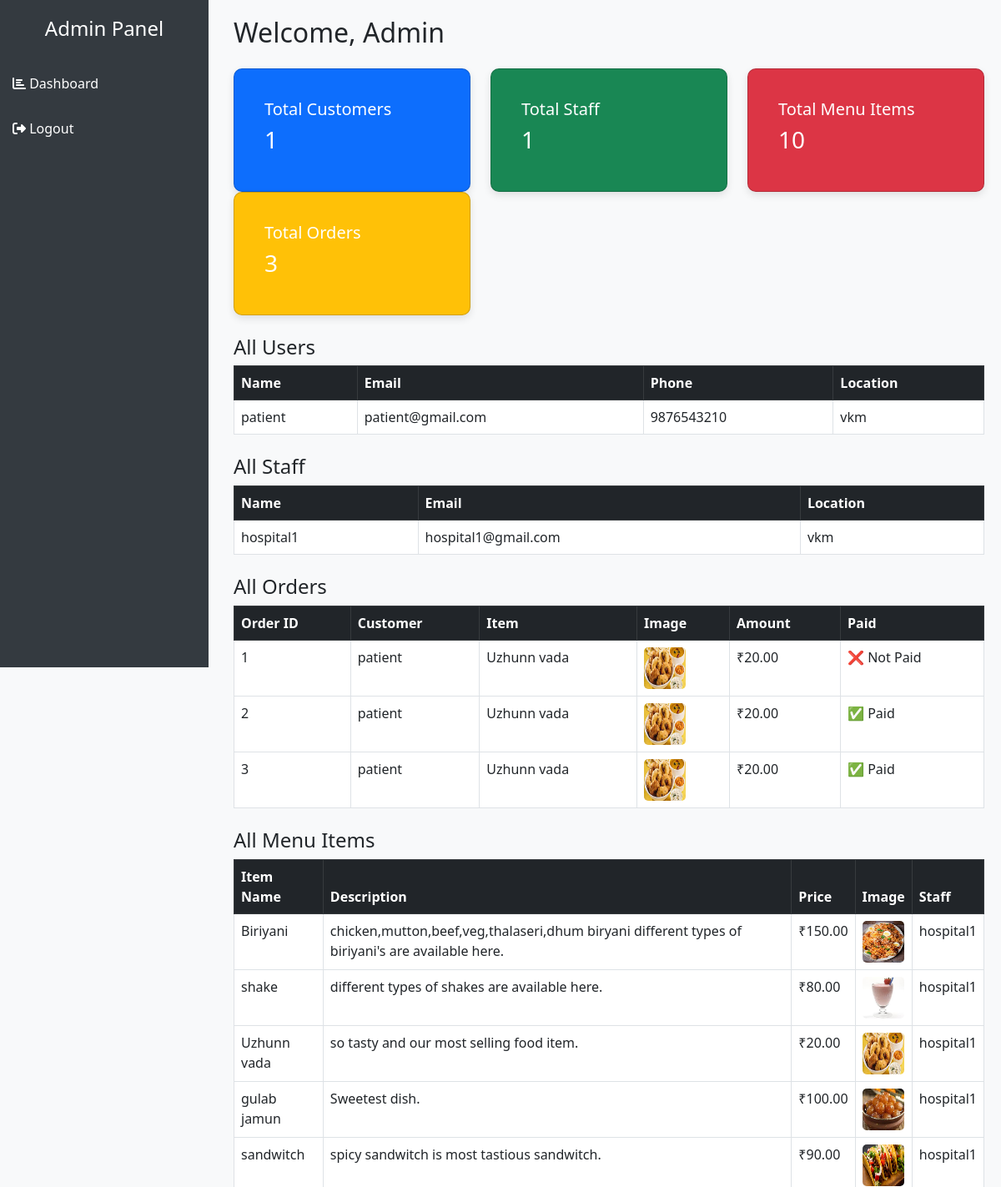
Before: /adminhome/ (upper part) with the older database file.
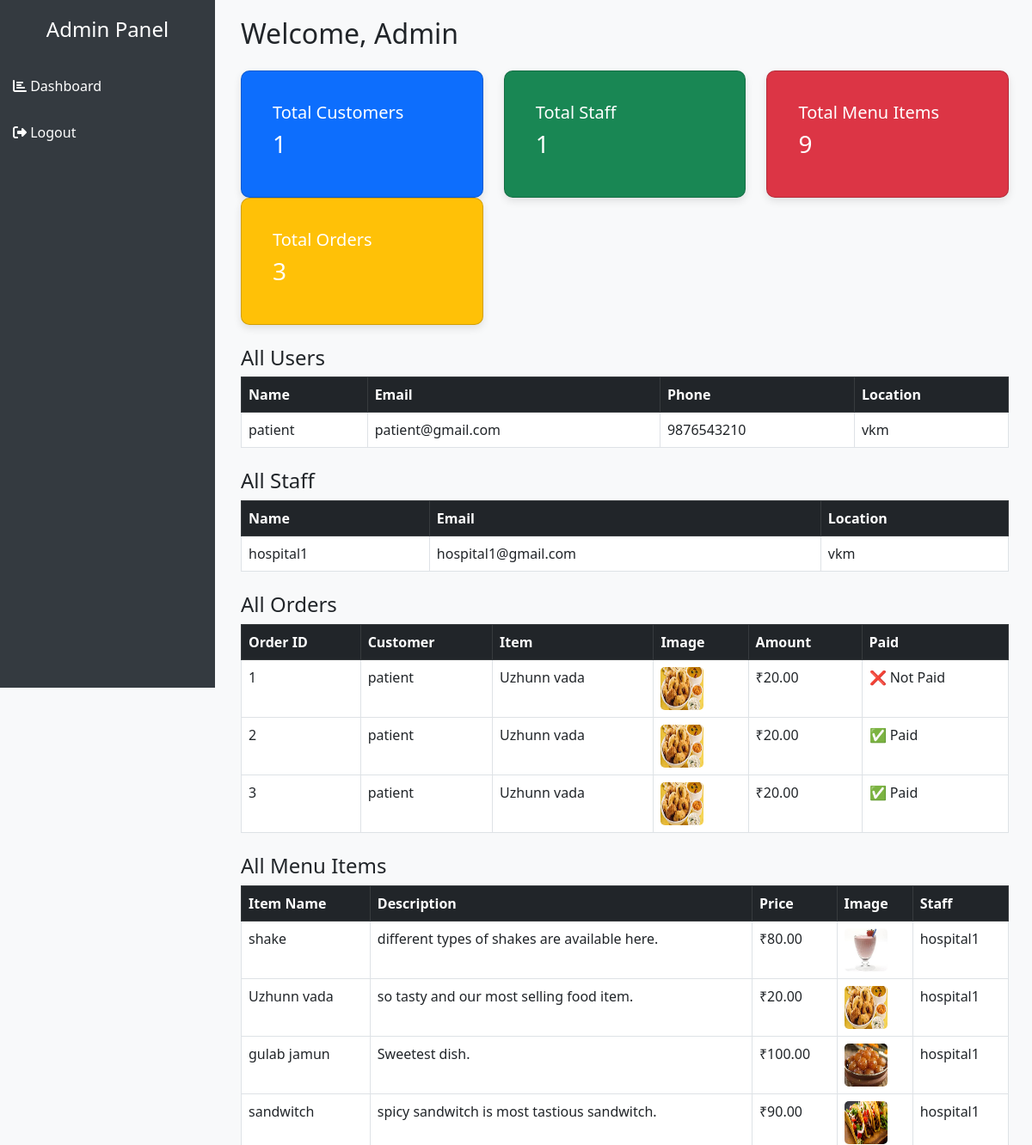
After: the same page with the newer database file.
### app/models.py (models this page shows, shortened)
class Customer(models.Model):
    name = models.CharField(max_length=100)
    email = models.EmailField(unique=True)
    phone = models.PositiveBigIntegerField()
    password = models.CharField(max_length=255)
    location = models.CharField(max_length=255)

class Staf(models.Model):
    name = models.CharField(max_length=100)
    email = models.EmailField(unique=True)
    password = models.CharField(max_length=255)
    location = models.CharField(max_length=255)

class Order(models.Model):
    customer = models.ForeignKey(Customer, on_delete=models.CASCADE)
    item = models.ForeignKey(MenuCard, on_delete=models.CASCADE)
    amount = models.DecimalField(max_digits=10, decimal_places=2)
    razorpay_order_id = models.CharField(max_length=255, blank=True, null=True)
    razorpay_payment_id = models.CharField(max_length=255, blank=True, null=True)
    razorpay_signature = models.CharField(max_length=255, blank=True, null=True)
    paid = models.BooleanField(default=False)

class MenuCard(models.Model):
    staf = models.ForeignKey(Staf, on_delete=models.CASCADE)  # Link menu to a staff user
    item_name = models.CharField(max_length=200)
    description = models.TextField()
    price = models.DecimalField(max_digits=6, decimal_places=2)
    image = models.ImageField(upload_to='menu_images/', blank=True, null=True)

### app/views.py (the view)
# urls.py: path('adminhome/', views.adminhome, name='adminhome'),
def adminhome(request):
    total_customers = Customer.objects.count()
    total_staff = Staf.objects.count()
    total_orders = Order.objects.count()
    total_items = MenuCard.objects.count()  # Count total menu items
    customers = Customer.objects.all()
    staff = Staf.objects.all()
    orders = Order.objects.all()
    menu_items = MenuCard.objects.all()  # Fetch all menu items
    context = {
        'total_customers': total_customers,
        'total_staff': total_staff,
        'total_orders': total_orders,
        'total_items': total_items,  # Pass total menu items
        'customers': customers,
        'staff': staff,
        'orders': orders,
        'menu_items': menu_items,  # Pass menu items to template
    }
    return render(request, 'admin/adminhome.html', context)

### templates/admin/adminhome.html (shortened to what the changed rows need)
<!DOCTYPE html>
<html lang="en">
<head>
    <link href="https://cdn.jsdelivr.net/npm/bootstrap@5.3.0/dist/css/bootstrap.min.css" rel="stylesheet">
</head>
<body>
<div class="d-flex">
    <div class="main-content">
        <h2 class="mb-4">Welcome, Admin</h2>
        <div class="row">
            <div class="col-md-4">
                <div class="card dashboard-card bg-danger text-white">
                    <div class="card-body">
                        <h5>Total Menu Items</h5>
                        <h3>{{ total_items }}</h3>
                    </div>
                </div>
            </div>
        </div>
        <div class="mt-4">
            <table class="table table-bordered">
                <thead class="table-dark">
                    <tr>
                        <th>Name</th>
                        <th>Email</th>
                        <th>Phone</th>
                        <th>Location</th>
                    </tr>
                </thead>
                <tbody>
                    {% for customer in customers %}
                    <tr>
                        <td>{{ customer.name }}</td>
                        <td>{{ customer.email }}</td>
                        <td>{{ customer.phone }}</td>
                        <td>{{ customer.location }}</td>
                    </tr>
                    {% endfor %}
                </tbody>
            </table>
        </div>
        <div class="mt-4">
            <table class="table table-bordered">
                <thead class="table-dark">
                    <tr>
                        <th>Name</th>
                        <th>Email</th>
                        <th>Location</th>
                    </tr>
                </thead>
                <tbody>
                    {% for staff in staff %}
                    <tr>
                        <td>{{ staff.name }}</td>
                        <td>{{ staff.email }}</td>
                        <td>{{ staff.location }}</td>
                    </tr>
                    {% endfor %}
                </tbody>
            </table>
        </div>
<div class="mt-4">
    <table class="table table-bordered">
        <thead class="table-dark">
            <tr>
                <th>Order ID</th>
                <th>Customer</th>
                <th>Item</th>
                <th>Image</th>
                <th>Amount</th>
                <th>Paid</th>
            </tr>
        </thead>
        <tbody>
            {% for order in orders %}
            <tr>
                <td>{{ order.id }}</td>
                <td>{{ order.customer.name }}</td>
                <td>{{ order.item.item_name }}</td>
                <td>
                    {% if order.item.image %}
                        <img src="{{ order.item.image.url }}" alt="Item Image" style="width: 50px; height: 50px; border-radius: 5px;">
                    {% else %}
                        No Image
                    {% endif %}
                </td>
                <td>₹{{ order.amount }}</td>
                <td>{% if order.paid %} ✅ Paid {% else %} ❌ Not Paid {% endif %}</td>
            </tr>
            {% endfor %}
        </tbody>
    </table>
</div>
<div class="mt-4">
    <table class="table table-bordered">
        <thead class="table-dark">
            <tr>
                <th>Item Name</th>
                <th>Description</th>
                <th>Price</th>
                <th>Image</th>
                <th>Staff</th>
            </tr>
        </thead>
        <tbody>
            {% for item in menu_items %}
            <tr>
                <td>{{ item.item_name }}</td>
                <td>{{ item.description }}</td>
                <td>₹{{ item.price }}</td>
                <td>
                    {% if item.image %}
                        <img src="{{ item.image.url }}" alt="Item Image" style="width: 50px; height: 50px; border-radius: 5px;">
                    {% else %}
                        No Image
                    {% endif %}
                </td>
                <td>{{ item.staf.name }}</td>
            </tr>
            {% endfor %}
        </tbody>
    </table>
</div>
</div>
</div>
</body>
</html>

Changed rows visible on the page:
removed MenuCard: item_name "Biriyani", description "chicken,mutton,beef,veg,thalaseri,dhum biryani different types of biriyani's are available here.", price "150.00", image (picture), staf.name "hospital1"
Other visible differences:
{{ total_items }}: "10" → "9"
